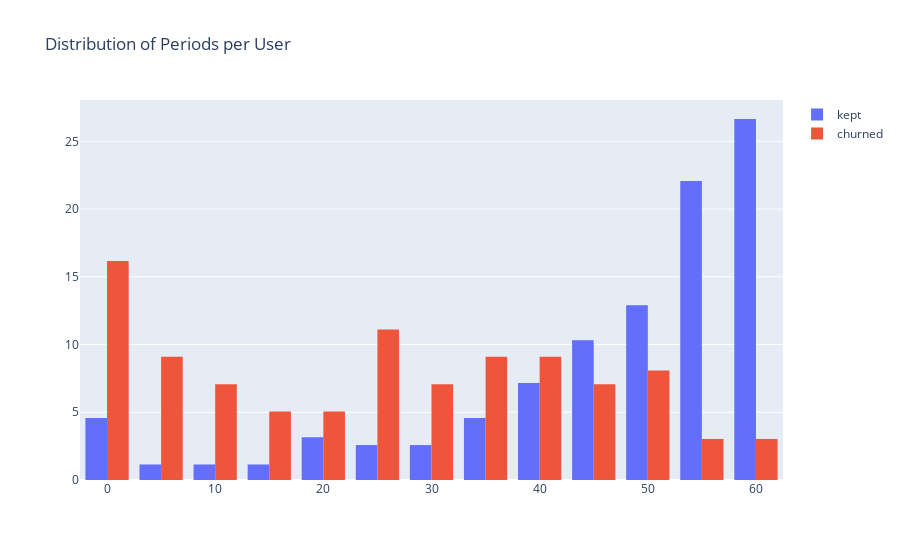

Source (notebook cell):
### Code cell
fig = gob.Figure(data=[gob.Histogram(x=[kaf['period'] for kaf in kept_period], histnorm='percent',
                                     name='kept'),
                       gob.Histogram(x=[caf['period'] for caf in churn_period], histnorm='percent',
                                     name='churned')])
fig.update_layout(barmode='group', 
                  title="Distribution of Periods per User")
fig.show()

### Figure 1 — Plotly figure (JSON) as saved in the notebook; plotly's stock layout.template omitted (floating-point values rounded to 4 significant figures; data arrays with more than 128 entries replaced by an {"elided": "..."} marker saying what was removed)
{"data": [{"histnorm": "percent", "name": "kept", "type": "histogram", "x": {"elided": "349 float values"}}, {"histnorm": "percent", "name": "churned", "type": "histogram", "x": [51.82, 21.44, 15.51, 30.75, 7.334, 8.212, 23.92, 56.52, 1.851, 24.91, 25.17, 4.729, 47.73, 44.63, 52.62, 26.63, 42.91, 8.505, 16.16, 7.629, 9.45, 23.08, 40.99, 0.5486, 40.75, 0.02076, 15.43, 30.34, 37.44, 1.787, 34.98, 44.12, 28.69, 39.02, 18.57, 0.0777, 24.77, 33.36, 29.64, 33.28, 4.788, 41.64, 1.043, 51.03, 0.1884, 59.97, 20.09, 42.8, 6.606, 0.1099, 3.994, 40.44, 20.73, 36.01, 42.8, 1.598, 45.08, 0.05237, 3.183, 42.73, 49.88, 36.85, 40.85, 36.24, 42.25, 2.609, 28.75, 50.22, 42.46, 53.07, 14.67, 17.85, 24.39, 6.679, 59.64, 59.92, 14.28, 51.24, 23.4, 41.71, 49.22, 1.526, 23.52, 1.335, 0.6167, 23.92, 11.95, 0.1904, 30.53, 2.417, 3.043, 36.7, 23.8, 11.31, 33.49, 1.372, 7.509, 51.26, 27.67]}], "layout": {"barmode": "group", "title": {"text": "Distribution of Periods per User"}}}
